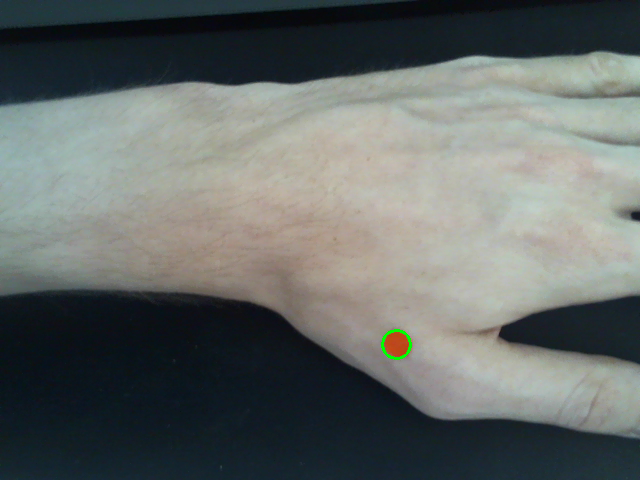
#> input picture reference-object-example.png, 640 x 480 px, given in place of the camera
$ python red-circle-detection.py
#> lines starting #> are read from the running program, lines starting #| are printed output that depends on the picture; after the words box and inside, x2 and y2 are one past the last pixel; in counts of white or black regions, pixels touching at a corner belong together
import numpy as np
import cv2

cap = cv2.VideoCapture(0)

while(True):
    # Capture frame-by-frame
    ret, captured_frame = cap.read()
#> captured_frame is the input picture: shape (480, 640, 3); mean B, G, R 103.2, 105.3, 99.9
    output_frame = captured_frame.copy()

    # Convert original image to BGR, since Lab is only available from BGR
    captured_frame_bgr = cv2.cvtColor(captured_frame, cv2.COLOR_BGRA2BGR)
    # First blur to reduce noise prior to color space conversion
    captured_frame_bgr = cv2.medianBlur(captured_frame_bgr, 3)
    # Convert to Lab color space, we only need to check one channel (a-channel) for red here
    captured_frame_lab = cv2.cvtColor(captured_frame_bgr, cv2.COLOR_BGR2Lab)
#> captured_frame_lab: shape (480, 640, 3); mean of channels 0, 1, 2 107.9, 125.9, 128
    # Threshold the Lab image, keep only the red pixels
    # Possible yellow threshold: [20, 110, 170][255, 140, 215]
    # Possible blue threshold: [20, 115, 70][255, 145, 120]
    captured_frame_lab_red = cv2.inRange(captured_frame_lab, np.array([20, 150, 150]), np.array([190, 255, 255]))
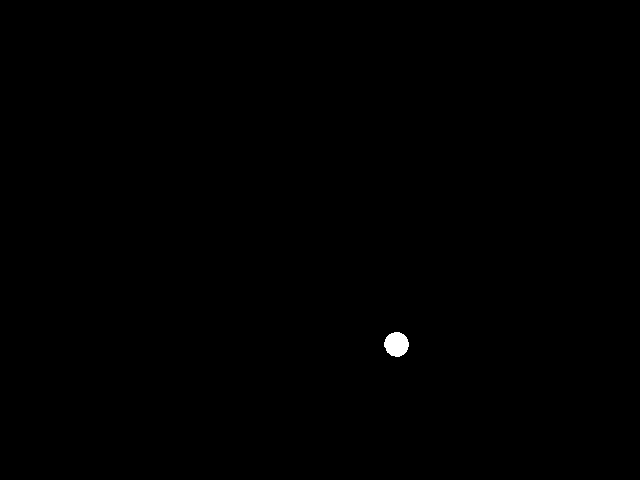
#> captured_frame_lab_red: shape (480, 640); 0.16% white; 1 white region, box (x1, y1, x2, y2) and area: (384, 332, 409, 357) 477
    # Second blur to reduce more noise, easier circle detection
    captured_frame_lab_red = cv2.GaussianBlur(captured_frame_lab_red, (5, 5), 2, 2)
    # Use the Hough transform to detect circles in the image
    circles = cv2.HoughCircles(captured_frame_lab_red, cv2.HOUGH_GRADIENT, 1, captured_frame_lab_red.shape[0] / 8, param1=100, param2=18, minRadius=5, maxRadius=60)
#> circles = [[396.5, 344.5, 11.8]]

	# If we have extracted a circle, draw an outline
	# We only need to detect one circle here, since there will only be one reference object
    if circles is not None:
        circles = np.round(circles[0, :]).astype("int")
#> circles = [[396, 344, 12]]
        cv2.circle(output_frame, center=(circles[0, 0], circles[0, 1]), radius=circles[0, 2], color=(0, 255, 0), thickness=2)
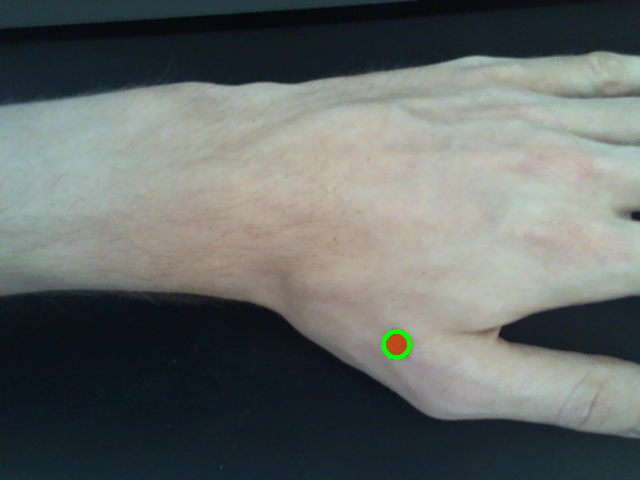
#> output_frame: shape (480, 640, 3); 0.04% of pixels changed, all inside (x1, y1, x2, y2) = (384, 332, 409, 357)

    # Display the resulting frame, quit with q
    cv2.imshow('frame', output_frame)
    if cv2.waitKey(1) & 0xFF == ord('q'):
#> (key q is pressed here)
        break

# When everything done, release the capture
cap.release()
cv2.destroyAllWindows()
